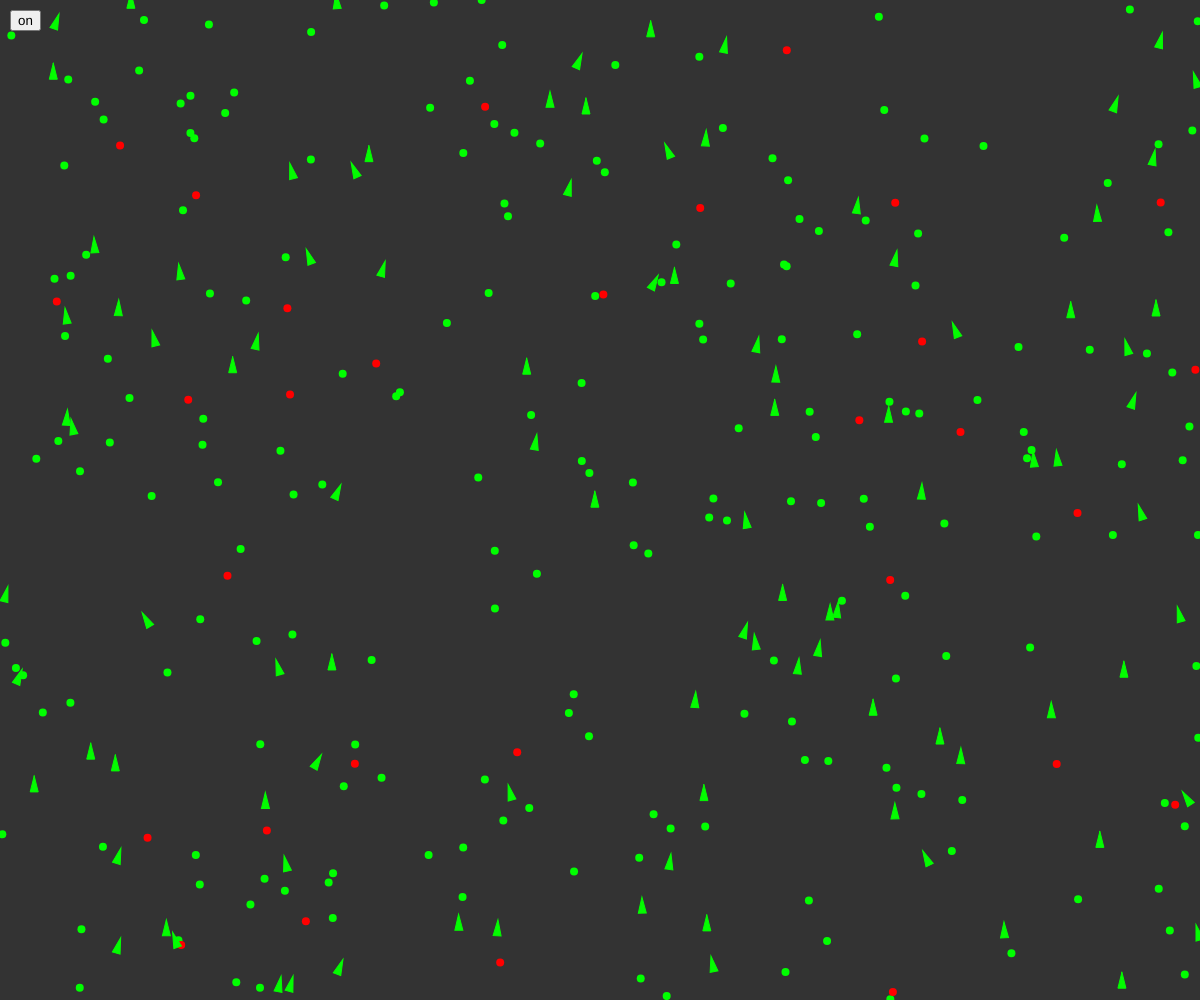
Frame 1 (no input)
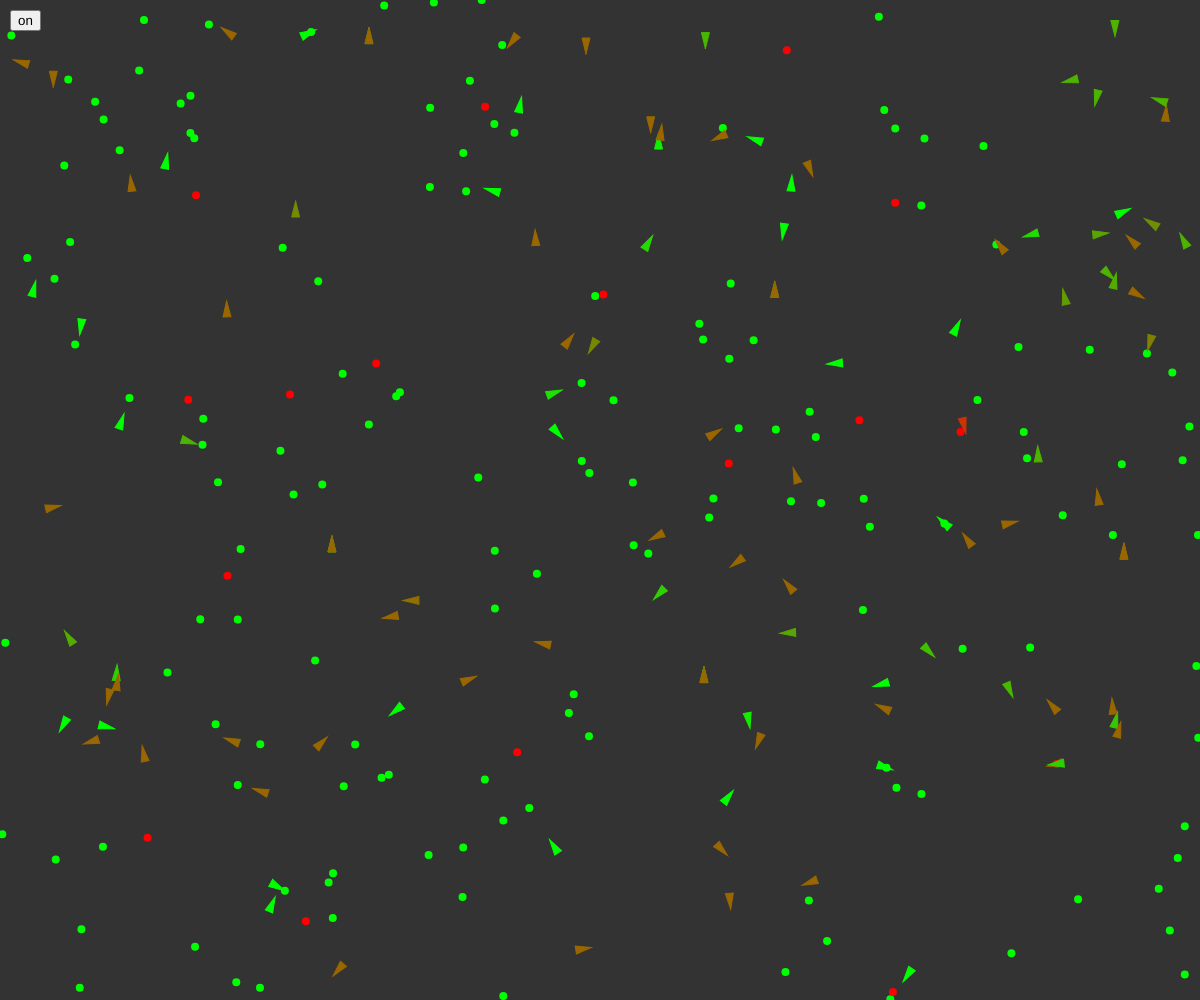
Frame 60 (no input)
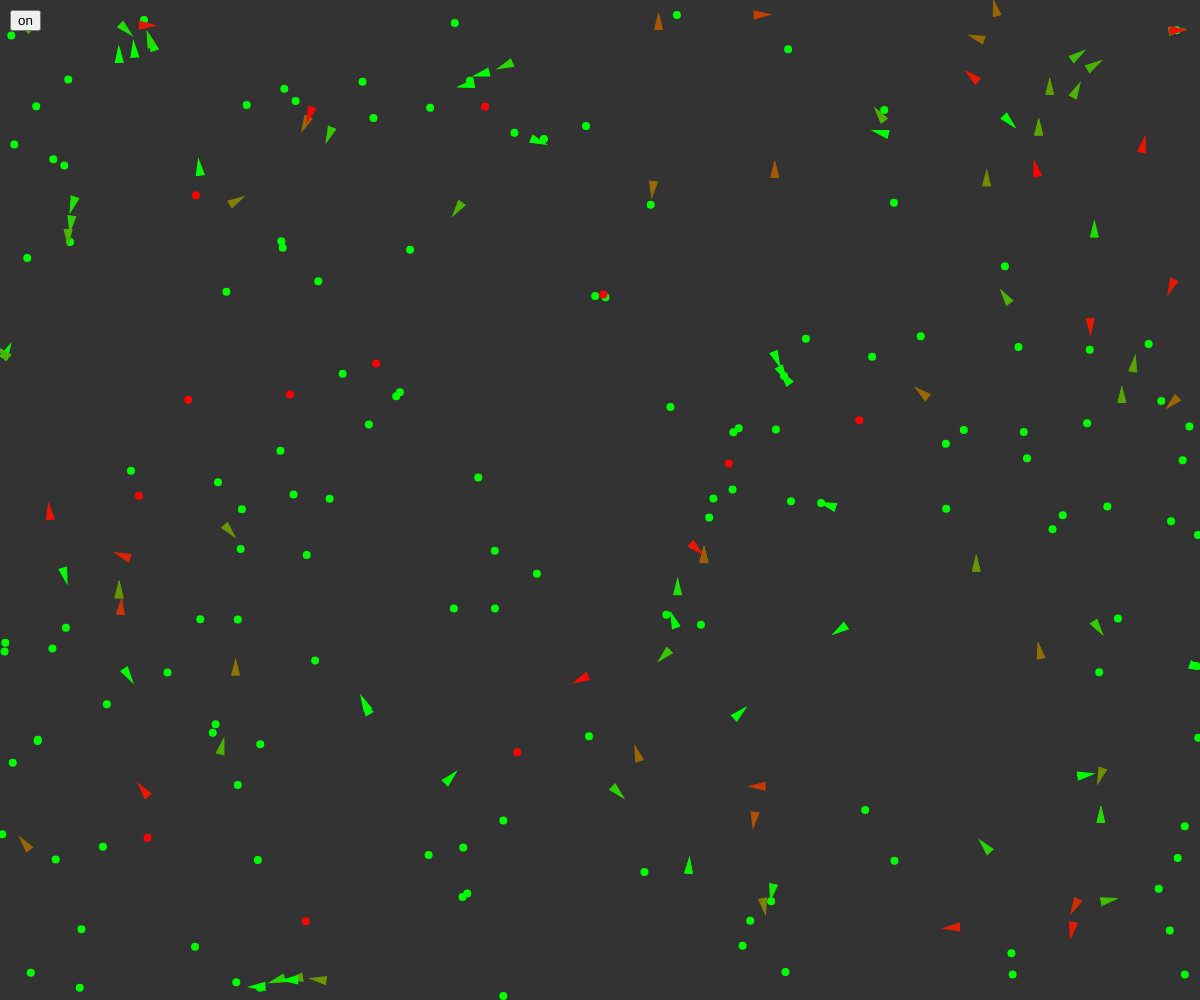
Frame 120 (the mouse pressed at the canvas centre since frame 60)

The p5.js sketch that drew these frames (run headless with seeded random() and noise() and a simulated clock; from frame 60 on, the mouse is pressed at the canvas centre):

// p5.js sketch
// ── sketch.js
let vehicles = [];
let food = [];
let poison = [];
let debug
let button;
let population=100;
let foodSize=200;
let poisonSize=30;

function setup() {
  createCanvas(windowWidth, windowHeight);
  for (let i = 0; i < population; i++) {
    let x = random(width);
    let y = random(height);
    vehicles[i] = new Vehicle(x, y);
  }

  for (let i = 0; i < foodSize; i++) {
    let x = random(width);
    let y = random(height);
    food.push(createVector(x, y));
  }
  for (let i = 0; i < poisonSize; i++) {
    let x_ = random(width);
    let y_ = random(height);
    poison.push(createVector(x_, y_));
  }

  frameRate(30);
  button = createButton("on");
  button.position(10, 10);
  button.mousePressed(toggle);
  // debug = true;
}

function toggle() {
  if (debug == true) {
    debug = false;
  } else {
    debug = true;
  }
}

function draw() {


  if (random(1) < 0.5) {
    let x = random(width);
    let y = random(height);
    food.push(createVector(x, y));
  }
  if (random(1) < 0.01) {
    let x = random(width);
    let y = random(height);
    poison.push(createVector(x, y));
  }
  background(51);



  for (let i = 0; i < food.length; i++) {
    fill(0, 255, 0);
    noStroke();
    ellipse(food[i].x, food[i].y, 8);
  }
  for (let i = 0; i < poison.length; i++) {
    fill(255, 0, 0);
    noStroke();
    ellipse(poison[i].x, poison[i].y, 8);
  }
  // Call the appropriate steering behaviors for our agents
  for (let i = vehicles.length - 1; i >= 0; i--) {
    vehicles[i].behaviours(food, poison);
    vehicles[i].boundaries();
    vehicles[i].update();
    vehicles[i].display();

    let newVehicle = vehicles[i].clone();
    if (newVehicle != null) {
      vehicles.push(newVehicle);
    }

    if (vehicles[i].dead()) {
      let x=vehicles[i].position.x;
      let y=vehicles[i].position.y;
      food.push(createVector(x,y));
      vehicles.splice(i, 1);
    }
  }
}
// ── vehicle.js
let mutation_rate=2;
class Vehicle {
   
    constructor(x, y, dna) {
        this.acceleration = createVector(0, 0);
        this.velocity = createVector(0, -2);
        this.position = createVector(x, y);
        this.r = 4;
        this.maxspeed = 5;
        this.maxforce = 0.5;
        this.dna = [];
        this.reproduction_chance=0.005;
        if (dna == undefined) {

            //food dna
            this.dna[0] = random(-2, 2);
            //poison dna
            this.dna[1] = random(-2, 2);
            //range of sight for food
            this.dna[2] = random(10, 100);
            //ramge of sight for poison
            this.dna[3] = random(10, 100);
        } else {
            if(random(1)<mutation_rate){
                this.dna[0] = dna[0]+random(-0.1,0.1);
            } else{
                this.dna[0] = dna[0];
            }
            if(random(1)<mutation_rate){
                this.dna[1] = dna[1]+random(-0.1,0.1);
            }else{
                this.dna[1] = dna[1];
            }
            if(random(1)<mutation_rate){
                this.dna[2] = dna[2]+random(-10,10);
            }else{
                this.dna[2] = dna[2];
            }
            if(random(1)<mutation_rate){
                this.dna[3] = dna[3]+random(-10,10);
            }else{
                this.dna[3] = dna[3];
            }
           
           
        }
        this.health = 1;
    }

    // Method to update location
    update() {
        // Update velocity
        this.velocity.add(this.acceleration);
        // Limit speed
        this.velocity.limit(this.maxspeed);
        this.position.add(this.velocity);
        // Reset accelerationelertion to 0 each cycle
        this.acceleration.mult(0);
        //decrease Health Over Time
        this.health -= 0.01;
    }

    applyForce(force) {
        // We could add mass here if we want A = F / M
        this.acceleration.add(force);
    }


    behaviours(good, bad) {
        let steerG = this.eat(good, 0.3, this.dna[2]);
        let steerB = this.eat(bad, -0.8, this.dna[3]);
        steerG.mult(this.dna[0]);
        steerB.mult(this.dna[1]);
        this.applyForce(steerG);
        this.applyForce(steerB);
    }

    // A method that calculates a steering force towards a target
    // STEER = DESIRED MINUS VELOCITY
    seek(target) {

        var desired = p5.Vector.sub(target, this.position); // A vector pointing from the location to the target

        // Scale to maximum speed
        desired.setMag(this.maxspeed);

        // Steering = Desired minus velocity
        var steer = p5.Vector.sub(desired, this.velocity);
        steer.limit(this.maxforce); // Limit to maximum steering force

        return steer;
    }

    eat(list, nutrition, perception) {
        let record = Infinity;
        let closest = null;
        for (let i = list.length - 1; i >= 0; i--) {

            let d = this.position.dist(list[i]);
            if (d < this.maxspeed) {
                list.splice(i, 1);
                this.health += nutrition;

            } else {
                if (d < record && d < perception) {
                    record = d;
                    closest = list[i];
                }
            }
        }
        if (closest != null) {
            return this.seek(closest);
        }

        return createVector(0, 0);

    }

    boundaries() {

        let desired = null;
        let d = 25;
        if (this.position.x < d) {
            desired = createVector(this.maxspeed, this.velocity.y);
        } else if (this.position.x > width - d) {
            desired = createVector(-this.maxspeed, this.velocity.y);
        }

        if (this.position.y < d) {
            desired = createVector(this.velocity.x, this.maxspeed);
        } else if (this.position.y > height - d) {
            desired = createVector(this.velocity.x, -this.maxspeed);
        }

        if (desired !== null) {
            desired.normalize();
            desired.mult(this.maxspeed);
            let steer = p5.Vector.sub(desired, this.velocity);
            steer.limit(this.maxforce);
            this.applyForce(steer);
        }
    }

    clone() {
        if (random(1) <this.reproduction_chance) {
            return new Vehicle(this.position.x, this.position.y, this.dna);
        } else {
            return null;
        }
    }

    display() {
        // Draw a triangle rotated in the direction of velocity
        let angle = this.velocity.heading() + PI / 2;





        push();
        translate(this.position.x, this.position.y);
        rotate(angle);


        if (debug == true) {
            //displaying food weights
            strokeWeight(3);
            stroke(0, 255, 0);
            noFill();
            line(0, 0, 0, -this.dna[0] * 20);
            ellipse(0, 0, this.dna[2] * 2);
            //displaying poison weights
            strokeWeight(2);
            stroke(255, 0, 0);
            line(0, 0, 0, -this.dna[1] * 20);
            ellipse(0, 0, this.dna[3] * 2);
        }


        //displaying the organism
        var col = lerpColor(color(255, 0, 0), color(0, 255, 0), this.health);
        fill(col);
        stroke(col);
        strokeWeight(1);
        beginShape();
        vertex(0, -this.r * 2);
        vertex(-this.r, this.r * 2);
        vertex(this.r, this.r * 2);
        endShape(CLOSE);
        pop();
    }


    dead() {
        return (this.health < 0);
    }
}
